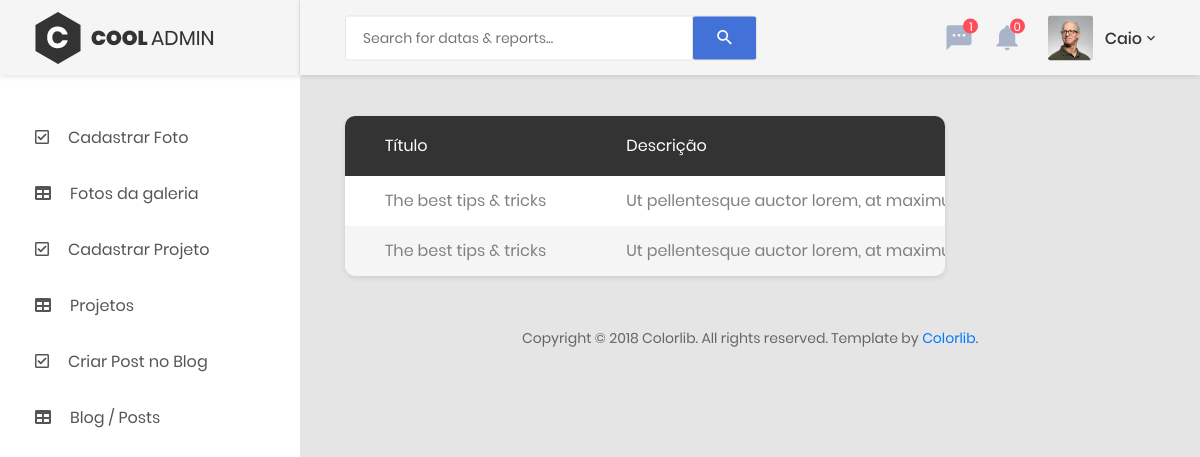
The app's page /index.php/admin/posts (signed in) with its own data.
### tables this page shows
CREATE TABLE tb_photographers (
	id int NOT NULL AUTO_INCREMENT,
	name varchar(150) NOT NULL,
	email varchar(255) NOT NULL,
	phone varchar(11) NOT NULL,
	dt_birthday date DEFAULT NULL,
	fk_user int NOT NULL,
	PRIMARY KEY(id),
	FOREIGN KEY(fk_user) REFERENCES tb_users(id)
);

CREATE TABLE tb_posts (
	id int NOT NULL AUTO_INCREMENT,
    title varchar(100) NOT NULL,
    description text NOT NULL,
    dt_post datetime DEFAULT CURRENT_TIMESTAMP,
    image varchar(255) NOT NULL,
    fk_photographer int NOT NULL,
    PRIMARY KEY(id)
);

### application/controllers/Admin.php (called while the page is built, shortened)
<?php
class Admin extends CI_Controller
{
        function __construct()
        {
                $this->load->model("users_model");
                $this->load->model("photographers_model");
                $this->load->model("photos_model");
                $this->load->model("projects_model");
                $this->load->model("posts_model");
                $this->load->model("messages_model");
                $this->load->helper("url_helper");
        }
	public function view($page = "index")
	{
                $values = [
                        "fk_user" => $_SESSION["id_user"]
                ];
                $photographer = $this->photographers_model->get_photographers($values);
                $data["photographer"] = $photographer;
                $data["messages"] = $this->list_messages();
                if($page == "posts")
                {
                        $data["posts"] = $this->list_posts();
                }
                $this->load->view("admin/header", $data);
                $this->load->view("admin/".$page);
                $this->load->view("admin/footer");
	}
        public function list_posts()
        {
                return $this->posts_model->get_posts();
        }
        public function list_messages()
        {
                return $this->messages_model->get_messages();
        }
}
?>

### index.php (called while the page is built, shortened)
<?php
require_once BASEPATH.'core/CodeIgniter.php';

### application/models/Photographers_model.php (called while the page is built, shortened)
<?php
class Photographers_model extends CI_Model
{
	public function get_photographers($data = array())
	{
		$query = $this->db->get_where("tb_photographers", $data);
		return $query->row_array();
	}
}
?>

### application/models/Posts_model.php (called while the page is built, shortened)
<?php
class Posts_model extends CI_Model
{
	public function get_posts($data = array())
	{
		if(empty($data))
		{
			$query = $this->db->get("tb_posts");
			return $query->result_array();
		}
		$query = $this->db->get_where("tb_posts", $data);
		return $query->row_array();
	}
}
?>

### application/views/admin/posts.php (the view, shortened to what this page needs)
<div class="row">
    <div class="col-lg-9">
        <div class="table-responsive table--no-card m-b-30">
            <table class="table table-borderless table-striped table-earning">
                <thead>
                    <tr>
                        <th>título</th>
                        <th>Descrição</th>
                    </tr>
                </thead>
                <tbody>
                    <?php foreach($posts as $post_item){ ?>
                    <tr>
                        <td><?php echo $post_item["title"]; ?></td>
                        <td><?php echo $post_item["description"]; ?></td>
                    </tr>
                    <?php } ?>
                </tbody>
            </table>
        </div>
    </div>
</div>

### application/views/admin/header.php (shortened to what this page needs)
<!DOCTYPE html>
<html lang="en">
<head>
    <link href="../application/views/res/admin/css/font-face.css" rel="stylesheet" media="all">
    <link href="../application/views/res/admin/vendor/font-awesome-4.7/css/font-awesome.min.css" rel="stylesheet" media="all">
    <link href="../application/views/res/admin/vendor/font-awesome-5/css/fontawesome-all.min.css" rel="stylesheet" media="all">
    <link href="../application/views/res/admin/vendor/mdi-font/css/material-design-iconic-font.min.css" rel="stylesheet" media="all">
    <link href="../application/views/res/admin/vendor/bootstrap-4.1/bootstrap.min.css" rel="stylesheet" media="all">
    <link href="../application/views/res/admin/vendor/animsition/animsition.min.css" rel="stylesheet" media="all">
    <link href="../application/views/res/admin/vendor/bootstrap-progressbar/bootstrap-progressbar-3.3.4.min.css" rel="stylesheet" media="all">
    <link href="../application/views/res/admin/vendor/wow/animate.css" rel="stylesheet" media="all">
    <link href="../application/views/res/admin/vendor/css-hamburgers/hamburgers.min.css" rel="stylesheet" media="all">
    <link href="../application/views/res/admin/vendor/slick/slick.css" rel="stylesheet" media="all">
    <link href="../application/views/res/admin/vendor/select2/select2.min.css" rel="stylesheet" media="all">
    <link href="../application/views/res/admin/vendor/perfect-scrollbar/perfect-scrollbar.css" rel="stylesheet" media="all">
    <link href="../application/views/res/admin/css/theme.css" rel="stylesheet" media="all">
</head>
<body class="animsition">
    <div class="page-wrapper">
        <aside class="menu-sidebar d-none d-lg-block">
            <div class="logo">
                <a href="#">
                    <img src="../application/views/res/admin/images/icon/logo.png" alt="Cool Admin" />
                </a>
            </div>
            <div class="menu-sidebar__content js-scrollbar1">
                <nav class="navbar-sidebar">
                    <ul class="list-unstyled navbar__list">
                        <li>
                            <a href="photo">
                                <i class="far fa-check-square"></i>Cadastrar Foto</a>
                        </li>
                        <li>
                            <a href="photos">
                                <i class="fas fa-table"></i>Fotos da galeria</a>
                        </li>
                        <li>
                            <a href="project">
                                <i class="far fa-check-square"></i>Cadastrar Projeto</a>
                        </li>
                        <li>
                            <a href="projects">
                                <i class="fas fa-table"></i>Projetos</a>
                        </li>
                        <li>
                            <a href="post">
                                <i class="far fa-check-square"></i>Criar Post no Blog</a>
                        </li>
                        <li>
                            <a href="posts">
                                <i class="fas fa-table"></i>Blog / Posts</a>
                        </li>
                    </ul>
                </nav>
            </div>
        </aside>
        <div class="page-container">
            <header class="header-desktop">
                <div class="section__content section__content--p30">
                    <div class="container-fluid">
                        <div class="header-wrap">
                            <form class="form-header" action="" method="POST">
                                <input class="au-input au-input--xl" type="text" name="search" placeholder="Search for datas &amp; reports..." />
                                <button class="au-btn--submit" type="submit">
                                    <i class="zmdi zmdi-search"></i>
                                </button>
                            </form>
                            <div class="header-button">
                                <div class="noti-wrap">
                                    <div class="noti__item js-item-menu">
                                        <i class="zmdi zmdi-comment-more"></i>
                                        <span class="quantity">1</span>
                                    </div>
                                    <div class="noti__item js-item-menu">
                                        <i class="zmdi zmdi-notifications"></i>
                                        <span class="quantity">0</span>
                                    </div>
                                </div>
                                <div class="account-wrap">
                                    <div class="account-item clearfix js-item-menu">
                                        <div class="image">
                                            <img src="../application/views/res/admin/images/icon/avatar-01.jpg" alt="John Doe" />
                                        </div>
                                        <div class="content">
                                            <a class="js-acc-btn" href="#"><?php echo $photographer["name"];?></a>
                                        </div>
                                    </div>
                                </div>
                            </div>
                        </div>
                    </div>
                </div>
            </header>
            <div class="main-content">
                <div class="section__content section__content--p30">
                    <div class="container-fluid">

### records on screen
tb_photographers: name "Caio"
tb_posts: title "The best tips & tricks", description "Ut pellentesque auctor lorem, at…"
tb_posts: title "The best tips & tricks", description "Ut pellentesque auctor lorem, at…"
